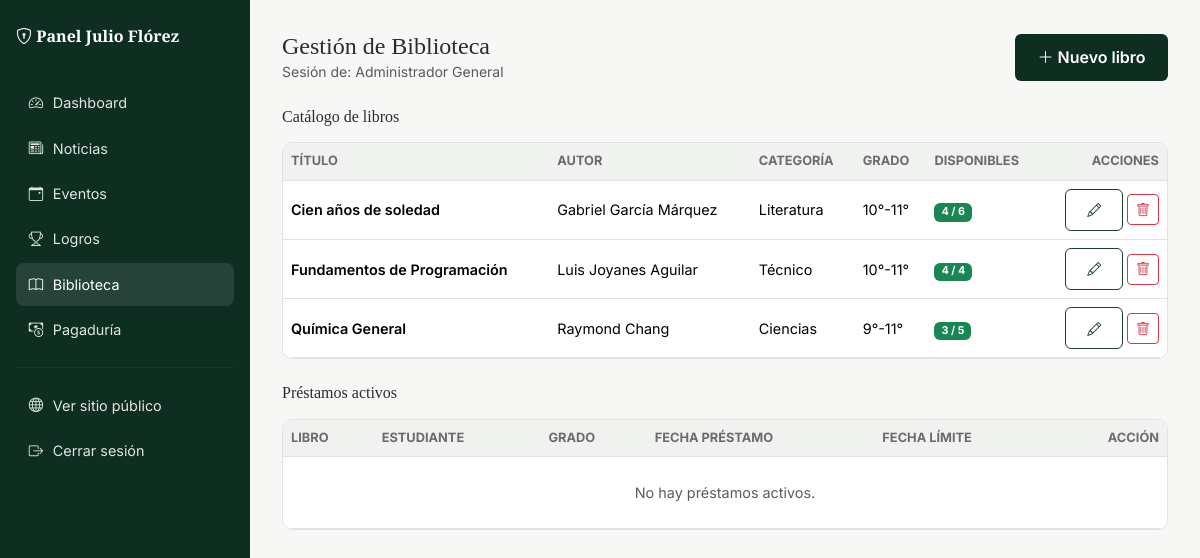
The app's page /admin/biblioteca (signed in) with its own data.
### tables this page shows
CREATE TABLE libros (
        id INTEGER PRIMARY KEY AUTOINCREMENT,
        titulo TEXT NOT NULL,
        autor TEXT NOT NULL,
        categoria TEXT,
        grado TEXT,
        cantidad_total INTEGER NOT NULL DEFAULT 1,
        cantidad_disponible INTEGER NOT NULL DEFAULT 1,
        creado_en TEXT DEFAULT CURRENT_TIMESTAMP
    );

### app.py (the view, shortened to what this page needs)
@app.route("/admin/biblioteca", methods=["GET", "POST"])
@login_requerido
def admin_biblioteca():
    return render_template(
        "admin/biblioteca_lista.html", activo="biblioteca",
        libros=log_libro.listar(), prestamos=log_libro.listar_prestamos_activos(),
    )

### app.py (called while the page is built, shortened)
def login_requerido(vista):
    @wraps(vista)
    def envoltura(*args, **kwargs):
        if not session.get("admin_id"):
            flash("Debes iniciar sesión para acceder al panel administrativo.", "error")
            return redirect(url_for("admin_login"))
        return vista(*args, **kwargs)
    return envoltura

@app.before_request
def verificar_permisos_por_rol():
    ruta = request.path
    if not ruta.startswith("/admin/") and ruta != "/admin":
        return  # ruta pública, no aplica control de roles
    if ruta == "/admin/login" or ruta == "/admin/logout":
        return  # login/logout siempre accesibles
    if not session.get("admin_id"):
        flash("Debes iniciar sesión para acceder al panel administrativo.", "error")
        return redirect(url_for("admin_login"))
    rol = session.get("admin_rol")
    if rol in ("admin", "rector"):
        return  # acceso total, sin restricciones

### modelo/conexion.py (called while the page is built)
def obtener_conexion():
    conexion = sqlite3.connect(RUTA_BD)
    conexion.row_factory = sqlite3.Row
    conexion.execute("PRAGMA foreign_keys = ON")
    return conexion

### modelo/log_libro.py (called while the page is built)
def listar():
    con = obtener_conexion()
    filas = con.execute("SELECT * FROM libros ORDER BY titulo ASC").fetchall()
    con.close()
    return filas

def listar_prestamos_activos():
    con = obtener_conexion()
    filas = con.execute(
        """SELECT prestamos.*, libros.titulo AS libro_titulo
           FROM prestamos JOIN libros ON prestamos.libro_id = libros.id
           WHERE prestamos.devuelto = 0 ORDER BY prestamos.fecha_limite ASC"""
    ).fetchall()
    con.close()
    return filas

### templates/admin/biblioteca_lista.html (shortened to what this page needs)
{% extends "layout_admin.html" %}
{% block encabezado %}Gestión de Biblioteca{% endblock %}
{% block acciones_topbar %}
<button class="btn-institucional" data-bs-toggle="modal" data-bs-target="#modalLibro"><i class="bi bi-plus-lg"></i> Nuevo libro</button>
{% endblock %}
{% block contenido_admin %}
<h3 class="h6 mb-3">Catálogo de libros</h3>
<div class="tabla-admin mb-4">
  <table class="table mb-0">
    <thead><tr><th>Título</th><th>Autor</th><th>Categoría</th><th>Grado</th><th>Disponibles</th><th class="text-end">Acciones</th></tr></thead>
    <tbody>
      {% for l in libros %}
      <tr>
        <td class="fw-semibold">{{ l.titulo }}</td>
        <td>{{ l.autor }}</td>
        <td>{{ l.categoria }}</td>
        <td>{{ l.grado }}</td>
        <td>
          <span class="badge {{ 'bg-success' if l.cantidad_disponible > 0 else 'bg-danger' }}">
            {{ l.cantidad_disponible }} / {{ l.cantidad_total }}
          </span>
        </td>
        <td class="text-end">
          <button class="btn btn-sm btn-outline-institucional" data-bs-toggle="modal" data-bs-target="#modalEditar{{ l.id }}"><i class="bi bi-pencil"></i></button>
          <form method="POST" action="{{ url_for('admin_biblioteca_eliminar', id_libro=l.id) }}" class="d-inline" onsubmit="return confirm('¿Eliminar este libro?');">
            <button class="btn btn-sm btn-outline-danger"><i class="bi bi-trash"></i></button>
          </form>
        </td>
      </tr>
      {% else %}
      <tr><td colspan="6" class="text-center text-muted py-4">Sin libros registrados.</td></tr>
      {% endfor %}
    </tbody>
  </table>
</div>
<h3 class="h6 mb-3">Préstamos activos</h3>
<div class="tabla-admin">
  <table class="table mb-0">
    <thead><tr><th>Libro</th><th>Estudiante</th><th>Grado</th><th>Fecha préstamo</th><th>Fecha límite</th><th class="text-end">Acción</th></tr></thead>
    <tbody>
      {% for p in prestamos %}
      <tr>
        <td>{{ p.libro_titulo }}</td>
        <td>{{ p.estudiante }}</td>
        <td>{{ p.grado }}</td>
        <td>{{ p.fecha_prestamo }}</td>
        <td>{{ p.fecha_limite }}</td>
        <td class="text-end">
          <form method="POST" action="{{ url_for('admin_biblioteca_devolver', id_prestamo=p.id) }}">
            <button class="btn btn-sm btn-institucional">Marcar devuelto</button>
          </form>
        </td>
      </tr>
      {% else %}
      <tr><td colspan="6" class="text-center text-muted py-4">No hay préstamos activos.</td></tr>
      {% endfor %}
    </tbody>
  </table>
</div>
{% endblock %}

### static/Styles/main.css (style rules this page uses)
:root { --verde-oscuro:#0f2e22; --verde:#1a3d2e; --verde-claro:#e8f0ea; --rojo:#c0392b; --rojo-oscuro:#9c2a1e; --amarillo:#d4af37; --amarillo-claro:#f4e4b0; --texto:#2b2b2b; --texto-suave:#6b6b6b; --borde:#e2e2e2; --blanco:#ffffff; --fuente-titulo:'Playfair Display', Georgia, 'Times New Roman', serif; --fuente-texto:'Inter', 'Segoe UI', Arial, sans-serif; --radio:10px; --sombra:0 4px 18px rgba(15,46,34,.08); }
* { box-sizing:border-box }
body { font-family:var(--fuente-texto); color:var(--texto); background:var(--blanco); line-height:1.6; }
h1,h2,h3,h4,.font-titulo { font-family:var(--fuente-titulo); color:var(--verde-oscuro); }
.btn-institucional { background:var(--verde-oscuro); color:#fff; border:none; padding:.65rem 1.4rem; border-radius:6px; font-weight:600; transition:.2s; }
.btn-outline-institucional { border:1.5px solid var(--verde); color:var(--verde); padding:.6rem 1.3rem; border-radius:6px; font-weight:600; background:transparent; }
.tabla-admin { background:#fff; border-radius:var(--radio); overflow:hidden; border:1px solid var(--borde); }
.tabla-admin table { margin-bottom:0; }
.tabla-admin th { background:#f0f2f0; font-size:.8rem; text-transform:uppercase; color:var(--texto-suave); }
.tabla-admin td { vertical-align:middle; font-size:.9rem; }

### records on screen
libros: titulo "Cien años de soledad", autor "Gabriel García Márquez", categoria "Literatura", grado "10°-11°", cantidad_disponible "4", cantidad_total "6"
libros: titulo "Fundamentos de Programación", autor "Luis Joyanes Aguilar", categoria "Técnico", grado "10°-11°", cantidad_disponible "4", cantidad_total "4"
libros: titulo "Química General", autor "Raymond Chang", categoria "Ciencias", grado "9°-11°", cantidad_disponible "3", cantidad_total "5"

### other values on screen
{{ session.get('admin_nombre','') }} "Administrador General"
